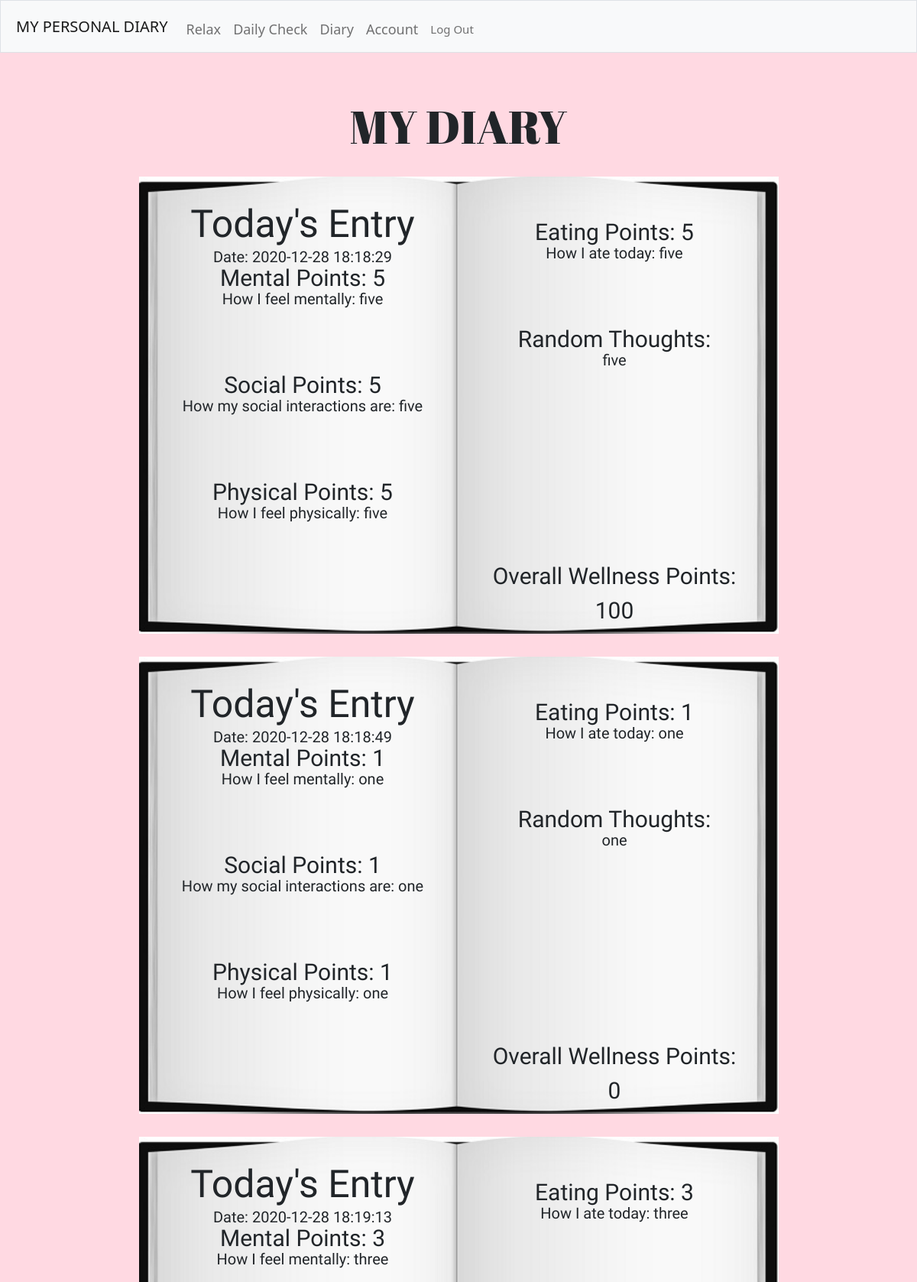
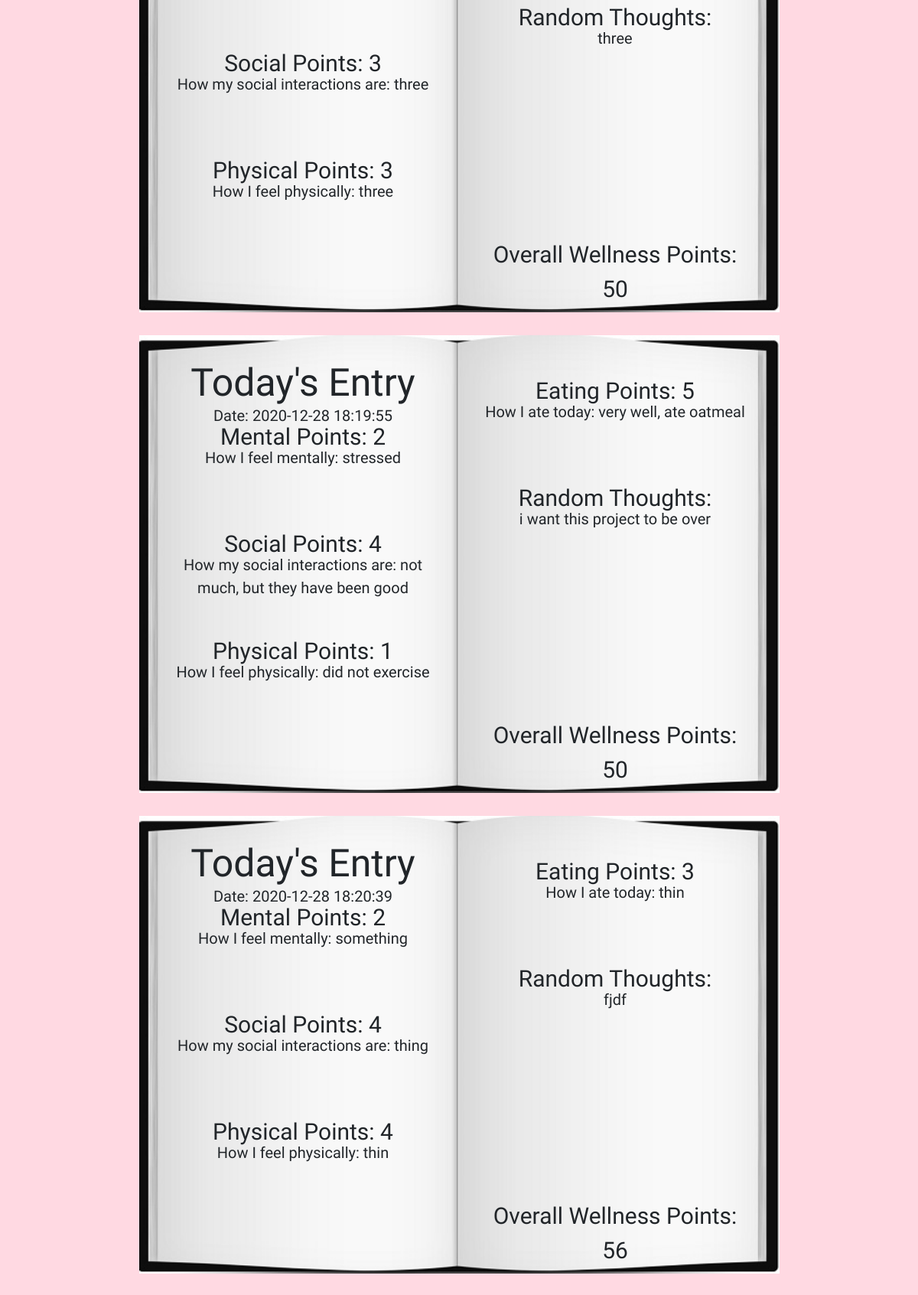
Page /diary (signed in, upper part) on the committed database (2 pictures, top to bottom).
### tables this page shows
CREATE TABLE 'entries' ('id' integer, 'mentally' integer, 'mentalinput' text, 'socially' integer, 'socialinput' text, 'physically' integer, 'physicalinput' text, 'eating' integer, 'eatinginput' text, 'anythinginput' text, 'wellnesspoints' integer, 'dateentered' timestamp DEFAULT CURRENT_TIMESTAMP);

### application.py (the view)
@app.route("/diary")
def diary():
    rows = db.execute("SELECT * FROM entries WHERE id=:id", id=session["user_id"])
    tablets = []
    for row in rows:
        tablets.append({"mt": row["mentally"], "mti": row["mentalinput"], "sc": row["socially"], "sci": row["socialinput"], "phy": row["physically"], "phyi": row["physicalinput"], "ea": row["eating"], "eati": row["eatinginput"], "anyt": row["anythinginput"], "date": row["dateentered"], "well": row["wellnesspoints"] })
    return render_template("diary.html", tablets = tablets)

### templates/diary.html (shortened to what this page needs)
{% extends "projectlayout.html" %}
{% block body %}
    <h1 class="cursive">MY DIARY</h1>
    {% for tablet in tablets %}
        <div class="container" style="margin-top: 30px">
            <img src="{{url_for('static', filename='diarybook.jpg')}}" width=75% />
            <div class="diaryentry left staatliches" style="font-size: 50px;">Today's Entry</div>
            <div class="left date satisfy">Date: {{ tablet["date"] }}</div>
            <div class="left mentalpoints staatliches">Mental Points:  {{ tablet["mt"] }}</div>
            <div class="left mentalinput satisfy">How I feel mentally:  {{ tablet["mti"] }}</div>
            <div class="left socialpoints staatliches">Social Points:  {{ tablet["sc"] }}</div>
            <div class="left sociallyinput satisfy">How my social interactions are:  {{ tablet["sci"] }}</div>
            <div class="left physicalpoints staatliches">Physical Points:  {{ tablet["phy"] }}</div>
            <div class="left physicalinput satisfy">How I feel physically:  {{ tablet["phyi"] }}</div>
            <div class="right eatingpoints staatliches">Eating Points:  {{ tablet["ea"] }}</div>
            <div class="right eatinginput satisfy">How I ate today:  {{ tablet["eati"] }}</div>
            <div class="right anything staatliches">Random Thoughts:</div>
            <div class="right anythinginput satisfy">{{ tablet["anyt"] }}</div>
            <div class="right totalwell staatliches">Overall Wellness Points: {{ tablet["well"] }}</div>
        </div>
    {% endfor %}
{% endblock %}

### templates/projectlayout.html (shortened to what this page needs)
<!DOCTYPE html>
<html lang="en">
    <head>
        <link href="https://cdn.jsdelivr.net/npm/bootstrap@5.0.0-beta1/dist/css/bootstrap.min.css" rel="stylesheet">
        <link href="/static/styles.css" rel="stylesheet">
    </head>
    {% if session.user_id %}
    <nav class="navbar navbar-expand-md navbar-light bg-light border">
        <a class="navbar-brand" href="/loggedin" style="padding-left:20px">MY PERSONAL DIARY</span></a>
        <div class="collapse navbar-collapse" id="navbar">
                <ul class="navbar-nav mr-auto mt-2">
                    <li class="nav-item"><a class="nav-link" style="font-size:18px;" href="/relax">Relax</a></li>
                    <li class="nav-item"><a class="nav-link" style="font-size:18px;" href="/dailycheck">Daily Check</a></li>
                    <li class="nav-item"><a class="nav-link" style="font-size:18px;" href="/diary">Diary</a></li>
                    <li class="nav-item"><a class="nav-link" style="font-size:18px;" href="/account">Account</a></li>
                </ul>
                <ul class="navbar-nav mr-auto mt-2">
                    <li class="nav-item"><a class="nav-link" style="font-size:15px;" href="/logout">Log Out</a></li>
                </ul>
        </div>
    </nav>
    {% endif %}
    <body class="pinkback">
        {% block body %}{% endblock %}
    </body>
</html>

### templates/static/styles.css (style rules this page uses)
.cursive { margin-top: 60px; font-size: 60px; font-family: 'Abril Fatface', cursive; text-align: center; }
.staatliches { font-family: 'Staatliches', cursive; font-size: 30px; }
.satisfy { font-family: 'Satisfy', cursive; font-size: 20px; }
.pinkback { background-color: rgb(255, 217, 226); }
.border { border-style: dotted; text-align: center; font-size: 30px; }
.container { position: relative; text-align: center; }
.date { top: 90px; }
.mentalpoints { top: 110px; }
.mentalinput { top: 145px; }
.left { position: absolute; margin-left: 180px; left: 16px; width: 340px; word-wrap: break-word; }
.right { position: absolute; margin-right: 180px; right: 16px; width: 340px; word-wrap: break-word; }
.diaryentry { top:25px; }
.socialpoints { top: 250px; }
.sociallyinput { top:285px; }
.physicalpoints { top: 390px; }
.physicalinput { top: 425px; }
.eatingpoints { top: 50px; }
.eatinginput { top: 85px; }
.anything { top: 190px; }
.anythinginput { top: 225px; }
.totalwell { top: 500px; }

### rows in the picture
entries: date "2020-12-28 18:18:29", mt "5", mti "five", sc "5", sci "five", phy "5", phyi "five", ea "5", eati "five", anyt "five", well "100"
entries: date "2020-12-28 18:18:49", mt "1", mti "one", sc "1", sci "one", phy "1", phyi "one", ea "1", eati "one", anyt "one", well "0"
entries: date "2020-12-28 18:19:13", mt "3", mti "three", sc "3", sci "three", phy "3", phyi "three", ea "3", eati "three", anyt "three", well "50"
entries: date "2020-12-28 18:19:55", mt "2", mti "stressed", sc "4", sci "not much, but they have been good", phy "1", phyi "did not exercise", ea "5", eati "very well, ate oatmeal", anyt "i want this project to be over", well "50"
entries: date "2020-12-28 18:20:39", mt "2", mti "something", sc "4", sci "thing", phy "4", phyi "thin", ea "3", eati "thin", anyt "fjdf", well "56"
